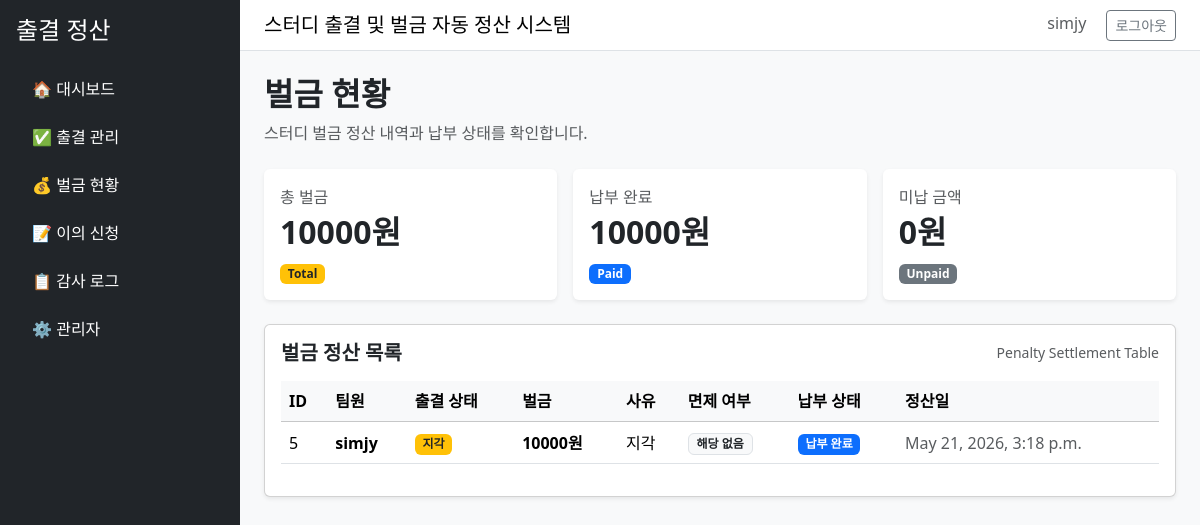
Page /fines/ (signed in) on the committed database.
### penalties/models.py (models this page shows, shortened)
class PenaltySettlement(models.Model):
    attendance = models.OneToOneField(
        Attendance,
        on_delete=models.CASCADE
    )
    user = models.ForeignKey(
        User,
        on_delete=models.CASCADE
    )
    rule = models.ForeignKey(
        PenaltyRule,
        on_delete=models.CASCADE
    )
    amount = models.IntegerField()
    is_exempted = models.BooleanField(default=False)
    exemption_reason = models.TextField(
        null=True,
        blank=True
    )
    reason = models.CharField(
        max_length=50,
        default='정산'
    )
    settled_at = models.DateTimeField(auto_now_add=True)
    created_at = models.DateTimeField(auto_now_add=True)

### studies/views.py (the view)
# urls.py: path('fines/', FineDashboardPageView.as_view(), name='fine_dashboard'),
class FineDashboardPageView(LoginRequiredMixin, TemplateView):
    template_name = 'fines/fine_dashboard.html'
    def get_context_data(self, **kwargs):
        context = super().get_context_data(**kwargs)
        settlements = PenaltySettlement.objects.select_related(
            'user',
            'attendance'
        ).all()
        total_amount = sum(
            settlement.amount for settlement in settlements
        )
        paid_amount = 0
        for settlement in settlements:
            payment = getattr(settlement, 'payment', None)
            if payment and payment.is_paid:
                paid_amount += settlement.amount
        unpaid_amount = total_amount - paid_amount
        context['settlements'] = settlements
        context['total_amount'] = total_amount
        context['paid_amount'] = paid_amount
        context['unpaid_amount'] = unpaid_amount
        return context

### templates/fines/fine_dashboard.html
{% extends 'base.html' %}
{% block content %}
<div class="d-flex justify-content-between align-items-center mb-4">
    <div>
        <h2 class="fw-bold">벌금 현황</h2>
        <p class="text-muted mb-0">스터디 벌금 정산 내역과 납부 상태를 확인합니다.</p>
    </div>
</div>
<div class="row g-3 mb-4">
    <div class="col-md-4">
        <div class="card shadow-sm border-0">
            <div class="card-body">
                <p class="text-muted mb-1">총 벌금</p>
                <h2 class="fw-bold">{{ total_amount }}원</h2>
                <span class="badge bg-warning text-dark">Total</span>
            </div>
        </div>
    </div>
    <div class="col-md-4">
        <div class="card shadow-sm border-0">
            <div class="card-body">
                <p class="text-muted mb-1">납부 완료</p>
                <h2 class="fw-bold">{{ paid_amount }}원</h2>
                <span class="badge bg-primary">Paid</span>
            </div>
        </div>
    </div>
    <div class="col-md-4">
        <div class="card shadow-sm border-0">
            <div class="card-body">
                <p class="text-muted mb-1">미납 금액</p>
                <h2 class="fw-bold">{{ unpaid_amount }}원</h2>
                <span class="badge bg-secondary">Unpaid</span>
            </div>
        </div>
    </div>
</div>
<div class="card shadow-sm">
    <div class="card-body">
        <div class="d-flex justify-content-between align-items-center mb-3">
            <h5 class="fw-bold mb-0">벌금 정산 목록</h5>
            <span class="text-muted small">Penalty Settlement Table</span>
        </div>
        <table class="table table-hover align-middle">
            <thead class="table-light">
            <tr>
                <th>ID</th>
                <th>팀원</th>
                <th>출결 상태</th>
                <th>벌금</th>
                <th>사유</th>
                <th>면제 여부</th>
                <th>납부 상태</th>
                <th>정산일</th>
            </tr>
            </thead>
            <tbody>
            {% for settlement in settlements %}
            <tr>
                <td>{{ settlement.id }}</td>
                <td class="fw-semibold">
                    {{ settlement.user.username }}
                </td>
                <td>
                    {% if settlement.attendance.status == 'present' %}
                        <span class="badge bg-success">출석</span>
                    {% elif settlement.attendance.status == 'late' %}
                        <span class="badge bg-warning text-dark">지각</span>
                    {% elif settlement.attendance.status == 'absent' %}
                        <span class="badge bg-danger">결석</span>
                    {% else %}
                        <span class="badge bg-secondary">{{ settlement.attendance.status }}</span>
                    {% endif %}
                </td>
                <td class="fw-bold">
                    {{ settlement.amount }}원
                </td>
                <td>
                    {{ settlement.reason }}
                </td>
                <td>
                    {% if settlement.is_exempted %}
                        <span class="badge bg-info text-dark">면제</span>
                    {% else %}
                        <span class="badge bg-light text-dark border">해당 없음</span>
                    {% endif %}
                </td>
                <td>
                    {% if settlement.payment and settlement.payment.is_paid %}
                        <span class="badge bg-primary">납부 완료</span>
                    {% else %}
                        <span class="badge bg-secondary">미납</span>
                    {% endif %}
                </td>
                <td class="text-muted">
                    {{ settlement.settled_at }}
                </td>
            </tr>
            {% empty %}
            <tr>
                <td colspan="8" class="text-center text-muted py-4">
                    벌금 정산 데이터가 없습니다.
                </td>
            </tr>
            {% endfor %}
            </tbody>
        </table>
    </div>
</div>
{% endblock %}

### templates/base.html (shortened to what this page needs)
<!DOCTYPE html>
<html lang="ko">
<head>
    <link href="https://cdn.jsdelivr.net/npm/bootstrap@5.3.3/dist/css/bootstrap.min.css" rel="stylesheet">
</head>
<body class="bg-light">
<div class="d-flex">
    <aside class="bg-dark text-white p-3" style="width: 240px; min-height: 100vh;">
        <h4 class="mb-4">출결 정산</h4>
        <ul class="nav flex-column gap-2">
            <li>
                <a href="/" class="nav-link text-white">🏠 대시보드</a>
            </li>
            <li>
                <a href="/attendance/" class="nav-link text-white">✅ 출결 관리</a>
            </li>
            <li>
                <a href="/fines/" class="nav-link text-white">💰 벌금 현황</a>
            </li>
            <li>
                <a href="/appeals/" class="nav-link text-white">📝 이의 신청</a>
            </li>
            <li>
                <a href="/logs/" class="nav-link text-white">📋 감사 로그</a>
            </li>
            <li>
                <a href="/admin/" class="nav-link text-white">⚙️ 관리자</a>
            </li>
        </ul>
    </aside>
    <main class="flex-grow-1">
        <nav class="navbar bg-white border-bottom px-4">
            <span class="navbar-brand mb-0 h5">
                스터디 출결 및 벌금 자동 정산 시스템
            </span>
            <div>
                {% if request.user.is_authenticated %}
                    <span class="me-3 text-muted">
                        {{ request.user.username }}
                    </span>
                    <a href="/admin/logout/" class="btn btn-sm btn-outline-secondary">
                        로그아웃
                    </a>
                {% else %}
                    <a href="/admin/login/" class="btn btn-sm btn-primary">
                        로그인
                    </a>
                {% endif %}
            </div>
        </nav>
        <div class="container-fluid p-4">
            {% block content %}
            {% endblock %}
        </div>
    </main>
</div>
</body>
</html>

### rows in the picture
PenaltySettlement: id "5", user.username "simjy", shows "지각", amount "10000", reason "지각", is_exempted "해당 없음", shows "납부 완료", settled_at "May 21, 2026, 3:18 p.m."

### other values in the picture
{{ request.user.username }} "simjy"
{{ total_amount }} "10000"
{{ paid_amount }} "10000"
{{ unpaid_amount }} "0"
